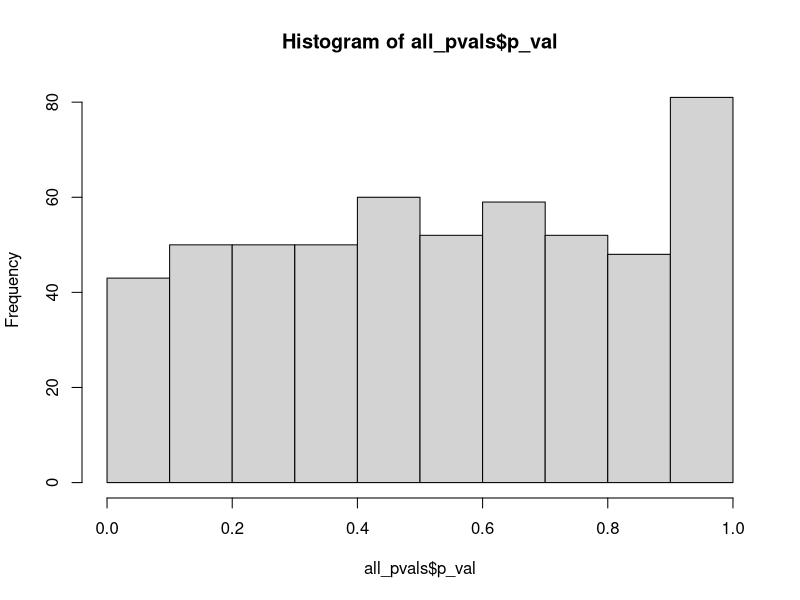

R code for this plot:
## ---- chunk 1
library(data.table)
library(dplyr)
library(ggplot2)


# Load data 

post.attitude <- fread(input = "./REVISED_FINAL_POST_ATTITUDE_rename.csv", 
                       header = TRUE, stringsAsFactors = TRUE)
Pre_post <- fread(input = "./Pre_post.csv", 
                  header = TRUE, stringsAsFactors = TRUE)

# merge pre_post and post.attitude
pre_post.attitude <- merge(Pre_post,post.attitude,by='BPL.BLD.ID', all.x = TRUE)

# select E group 
pre_post.attitude_E <- pre_post.attitude %>% 
  filter(LogCheck == "Y")
## ---- chunk 2
library(broom)
# ONE - NO TECH, NO AGE OR EXPERIENCE
all_pvals <- data.frame(varname=as.character(), col=as.character(), coefest=as.numeric(), p_val=as.numeric())

overall_stats <- data.frame(col=as.character(), MultR2=as.numeric(), AdjR2=as.numeric(), p_val=as.numeric())

for (col in names(pre_post.attitude_E)[grep("X", names(pre_post.attitude_E))]) {
  # cat(col, ":\n")
  lmodel <- lm(paste(col, "~ A0.3 + A0.4 + A0.56 + A0.57 + A0.58 + A0.59 + Age + Experience + A0.68 + A0.69"), data = pre_post.attitude_E)
  smy <- summary(lmodel)

  all_pvals <- rbind(all_pvals, data.frame(varname = names(smy$coefficients[,4]), col = col, coefest = smy$coefficients[,1], p_val = smy$coefficients[,4]))
  overall_stats <- rbind(overall_stats, data.frame(col = col,  MultR2 = glance(lmodel)$r.squared, AdjR2 = glance(lmodel)$adj.r.squared, p_val = glance(lmodel)$p.value))
}

overall_stats$q_val <- p.adjust(overall_stats$p_val, method = "BH")
overall_stats

all_pvals$adjusted <- p.adjust(all_pvals$p_val, method = "BH")
signif_coefficients <- subset(all_pvals, p_val < 0.05)
signif_coefficients

## ---- chunk 3

hist(all_pvals$p_val)
all_pvals %>% filter(p_val < .05)

